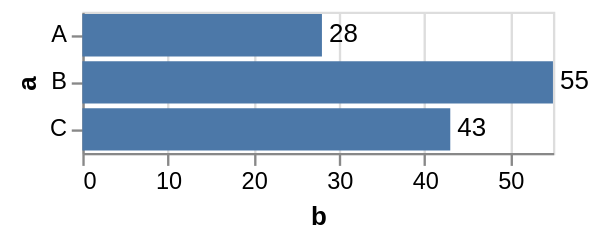

The specification (Vega-Lite) saved for this image:
### Vega specification from a JSON file in a GitHub repository (floating-point values rounded to 4 significant figures)
{"$schema": "https://vega.github.io/schema/vega/v5.json", "autosize": "pad", "padding": 5, "width": 200, "style": "cell", "data": [{"name": "source_0", "values": [{"a": "A", "b": 28}, {"a": "B", "b": 55}, {"a": "C", "b": 43}]}, {"name": "data_0", "source": "source_0", "transform": [{"type": "filter", "expr": "datum[\"b\"] !== null && !isNaN(datum[\"b\"])"}]}], "signals": [{"name": "y_step", "value": 20}, {"name": "height", "update": "bandspace(domain('y').length, 0.1, 0.05) * y_step"}], "marks": [{"name": "layer_0_marks", "type": "rect", "style": ["bar"], "from": {"data": "data_0"}, "encode": {"update": {"fill": {"value": "#4c78a8"}, "x": {"scale": "x", "field": "b"}, "x2": {"scale": "x", "value": 0}, "y": {"scale": "y", "field": "a"}, "height": {"scale": "y", "band": true}}}}, {"name": "layer_1_marks", "type": "text", "style": ["text", "label"], "from": {"data": "data_0"}, "encode": {"update": {"fill": {"value": "black"}, "x": {"scale": "x", "field": "b"}, "y": {"scale": "y", "field": "a", "band": 0.5}, "text": {"signal": "format(datum[\"b\"], \"\")"}}}}], "scales": [{"name": "x", "type": "linear", "domain": {"data": "data_0", "field": "b"}, "range": [0, {"signal": "width"}], "nice": true, "zero": true}, {"name": "y", "type": "band", "domain": {"data": "data_0", "field": "a", "sort": true}, "range": {"step": {"signal": "y_step"}}, "paddingInner": 0.1, "paddingOuter": 0.05}], "axes": [{"scale": "x", "orient": "bottom", "gridScale": "y", "grid": true, "tickCount": {"signal": "ceil(width/40)"}, "domain": false, "labels": false, "maxExtent": 0, "minExtent": 0, "ticks": false, "zindex": 0}, {"scale": "x", "orient": "bottom", "grid": false, "title": "b", "labelFlush": true, "labelOverlap": true, "tickCount": {"signal": "ceil(width/40)"}, "zindex": 0}, {"scale": "y", "orient": "left", "grid": false, "title": "a", "labelOverlap": true, "zindex": 0}], "config": {"style": {"label": {"align": "left", "baseline": "middle", "dx": 3}}}}
